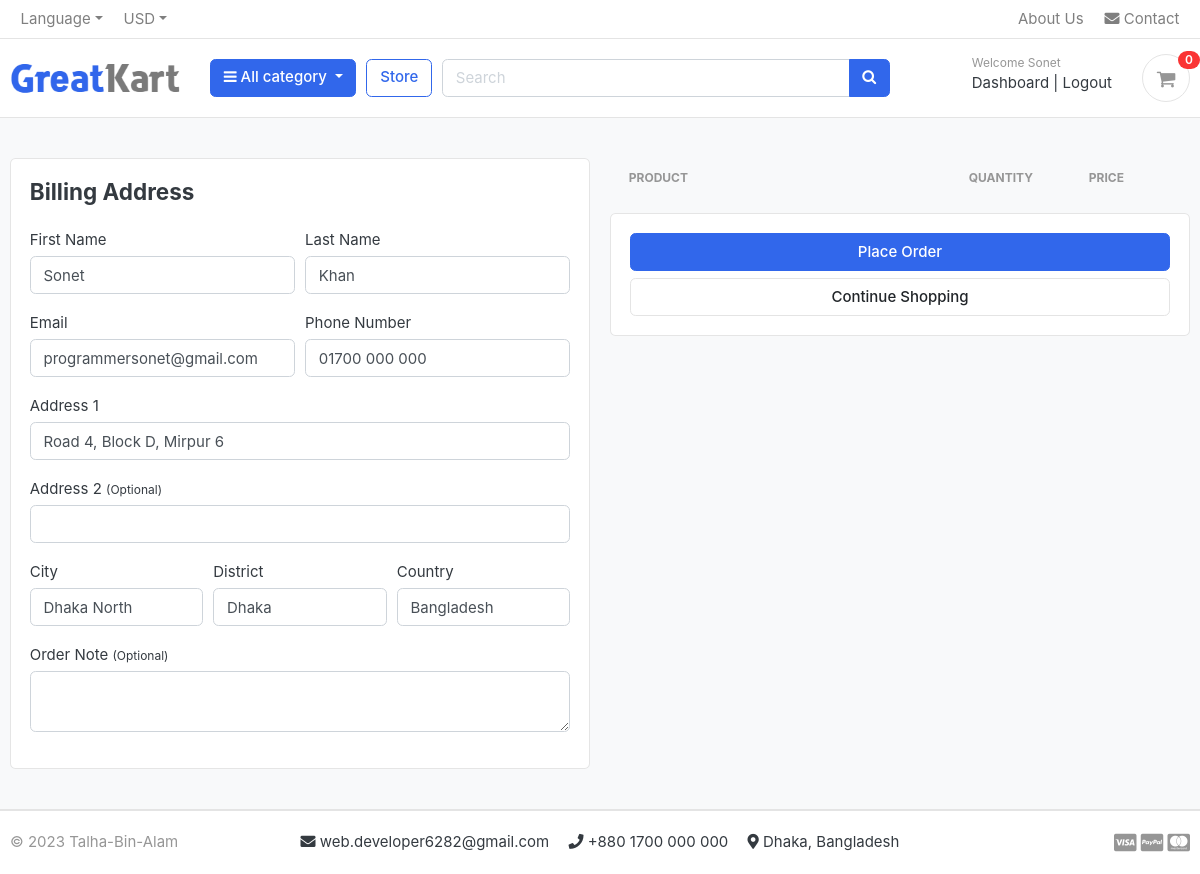
Before: /cart/checkout/ (signed in) with the older database file.
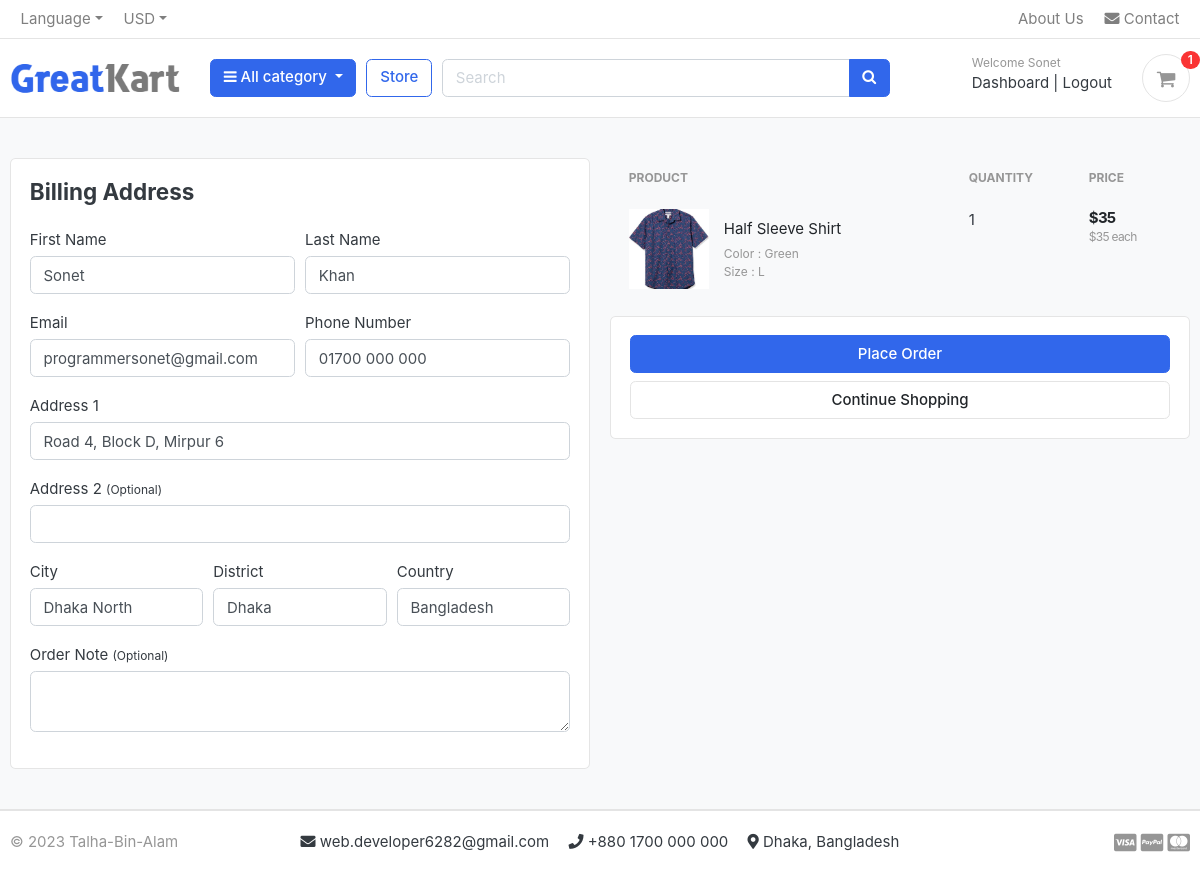
After: the same page with the newer database file.
### carts/models.py (models this page shows, shortened)
class CartItem(models.Model):
    user = models.ForeignKey(Account, on_delete=models.CASCADE, null=True)
    product = models.ForeignKey(Product, on_delete=models.CASCADE)
    variations = models.ManyToManyField(Variation, blank=True)
    cart = models.ForeignKey(Cart, on_delete=models.CASCADE, null=True)
    quantity = models.IntegerField()
    is_active = models.BooleanField(default=True)
    def sub_total(self):
        return self.product.price * self.quantity

### store/models.py (models this page shows, shortened)
class Product(models.Model):
    product_name = models.CharField(max_length=200, unique=True)
    slug = models.SlugField(max_length=200, unique=True)
    description = models.TextField(max_length=500, blank=True)
    price = models.IntegerField()
    images = models.ImageField(upload_to='photos/products')
    stock = models.IntegerField()
    is_available = models.BooleanField(default=True)
    category = models.ForeignKey(Category, on_delete=models.CASCADE)
    created_date = models.DateTimeField(auto_now_add=True)
    modified_date = models.DateTimeField(auto_now_add=True)
    def get_url(self):
        return reverse('product_detail', args=[self.category.slug, self.slug])

class Variation(models.Model):
    product = models.ForeignKey(Product, on_delete=models.CASCADE)
    variation_category = models.CharField(max_length=100, choices=variation_category_choice)
    variation_value = models.CharField(max_length=100)
    is_active = models.BooleanField(default=True)
    created_date = models.DateTimeField(auto_now_add=True)
    objects = VariationManager()

### carts/views.py (the view)
# urls.py: path('checkout/', views.checkout, name='checkout'),
@login_required
def checkout(request):
    try:
        user = request.user
        user_profile = UserProfile.objects.get(user=user)
        cart_items = CartItem.objects.filter(user=user, is_active=True)
        total = 0
        quantity = 0
        for cart_item in cart_items:
            total += cart_item.product.price * cart_item.quantity
            quantity += cart_item.quantity
        tax = (2 * total) / 100
        grand_total = total + tax
    except ObjectDoesNotExist:
        total = 0
        quantity = 0
        tax = 0
        grand_total = 0
        cart_items = None
    context = {
        'total': total,
        'quantity': quantity,
        'cart_items': cart_items,
        'tax': tax,
        'grand_total': grand_total,
        'user_profile': user_profile,
    }
    return render(request, 'store/checkout.html', context)

### carts/context_processors.py (called while the page is built)
def counter(request):
    cart_count = 0
    if 'admin' in request.path:
        return {}
    else:
        try:
            cart = Cart.objects.filter(cart_id=_cart_id(request))
            if request.user.is_authenticated:
                cart_items = CartItem.objects.all().filter(user=request.user)
            else:
                cart_items = CartItem.objects.all().filter(cart=cart[:1])
            for cart_item in cart_items:
                cart_count += cart_item.quantity
        except Cart.DoesNotExist:
            cart_item = 0
    return dict(cart_count=cart_count)

### carts/views.py (called while the page is built)
def _cart_id(request):
    cart = request.session.session_key
    if not cart:
        cart = request.session.create()
    return cart

### category/context_processors.py (called while the page is built)
def menu_links(request):
    links = Category.objects.all()
    return dict(links=links)

### category/models.py (called while the page is built)
    def get_url(self):
        return reverse('products_by_category', args=[self.slug])

### templates/store/checkout.html (shortened to what the changed rows need)
{% extends 'base.html' %}
{% load static %}
{% block content %}
<section class="section-content padding-y bg">
    <div class="container">
        <div class="row">
                        <aside class="col-lg-6">
                            <table class="table table-borderless table-shopping-cart">
                                <thead class="text-muted">
                                    <tr class="small text-uppercase">
                                        <th scope="col">Product</th>
                                        <th scope="col" width="120">Quantity</th>
                                        <th scope="col" width="120">Price</th>
                                    </tr>
                                </thead>
                                <tbody>
                                    {% for cart_item in cart_items %}
                                    <tr>
                                        <td>
                                <figure class="itemside align-items-center">
                                    <div class="aside"><img src="{{cart_item.product.images.url}}" class="img-sm"></div>
                                    <figcaption class="info">
                                        <a href="{{cart_item.product.get_url}}"
                                            class="title text-dark">{{cart_item.product.product_name}}</a>
                                        <p class="text-muted small">
                                            {% if cart_item.variations.all %}
                                            {% for item in cart_item.variations.all %}
                                            {{item.variation_category | capfirst}} : {{item.variation_value | capfirst}}
                                            <br>
                                            {% endfor %}
                                            {% endif %}
                                        </p>
                                    </figcaption>
                                </figure>
                            </td>
                            <td>
                                <label for="">{{cart_item.quantity}}</label>
                            </td>
                            <td>
                                <div class="price-wrap">
                                    <var class="price">${{cart_item.sub_total}}</var>
                                    <small class="text-muted"> ${{cart_item.product.price}} each </small>
                                </div>
                            </td>
                        </tr>
                        {% endfor %}
                    </tbody>
                </table>
            </aside>
        </div>
    </div>
</section>
{% endblock content %}

### templates/includes/navbar.html (shortened to what this page needs)
{% load static %}
<header class="section-header">
    <nav class="navbar p-md-0 navbar-expand-sm navbar-light border-bottom">
        <div class="container">
            <div class="collapse navbar-collapse" id="navbarTop4">
                <ul class="navbar-nav mr-auto">
                    <li class="nav-item dropdown">
                        <a href="#" class="nav-link dropdown-toggle" data-toggle="dropdown">Language</a>
                    </li>
                    <li class="nav-item dropdown">
                        <a href="#" class="nav-link dropdown-toggle" data-toggle="dropdown">USD</a>
                    </li>
                </ul>
                <ul class="navbar-nav">
                    <a href="{% url 'about' %}" class="nav-link">  About Us</a>
                    <a href="{% url 'contact' %}" class="nav-link"> <i class="fas fa-envelope"></i> Contact</a>
                </ul>
            </div>
        </div>
    </nav>
    <section class="header-main border-bottom">
        <div class="container">
            <div class="row align-items-center">
                <div class="col-lg-2 col-md-3 col-6">
                    <a href="/" class="brand-wrap">
                        <img class="logo" src="{% static 'images/logo.png' %}">
                    </a>
                </div>
                <div class="col-lg col-sm col-md col-6 flex-grow-0">
                    <div class="category-wrap dropdown d-inline-block float-right">
                        <button type="button" class="btn btn-primary dropdown-toggle" data-toggle="dropdown">
                            <i class="fa fa-bars"></i> All category
                        </button>
                    </div>
                </div>
                <a href="{% url 'store' %}" class="btn btn-outline-primary">Store</a>
                <div class="col-lg  col-md-6 col-sm-12 col">
                    <form action="{% url 'search' %}" class="search" method="GET">
                        <div class="input-group w-100">
                            <input type="text" class="form-control" style="width:60%;" placeholder="Search" name="keyword">
                            <div class="input-group-append">
                                <button class="btn btn-primary" type="submit">
                                    <i class="fa fa-search"></i>
                                </button>
                            </div>
                        </div>
                    </form>
                </div>
                <div class="col-lg-3 col-sm-6 col-8 order-2 order-lg-3">
                    <div class="d-flex justify-content-end mb-3 mb-lg-0">
                        {% if user.is_authenticated %}
                        <div class="widget-header">
                            <small class="title text-muted">Welcome {{ user.first_name | capfirst }}</small>
                            <div>
                                <a href="{% url 'dashboard' %}">Dashboard</a> <span class="dark-transp"> | </span>
                                <a href="{% url 'logout' %}">Logout</a>
                            </div>
                        </div>
                    {% endif %}
                        <a href="{% url 'cart' %}" class="widget-header pl-3 ml-3">
                            <div class="icon icon-sm rounded-circle border"><i class="fa fa-shopping-cart"></i>
                            </div>
                            <span class="badge badge-pill badge-danger notify">{{cart_count}}</span>
                        </a>
                    </div>
                </div>
            </div>
        </div>
    </section>
</header>

Changed rows visible on the page:
added CartItem: product.images (picture), product.product_name "Half Sleeve Shirt", quantity "1", sub_total "35", product.price "35"
now on this page (row unchanged): Variation: variation_category "Color", variation_value "Green"
now on this page (row unchanged): Variation: variation_category "Size", variation_value "L"
Other visible differences:
{{ cart_count }}: "0" → "1"
